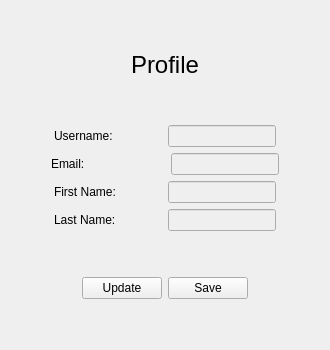
            <widget class="QWidget" name="profile_page">
             <layout class="QVBoxLayout" name="verticalLayout_9">
              <item>
               <layout class="QVBoxLayout" name="verticalLayout_8">
                <item>
                 <spacer name="verticalSpacer_11">
                  <property name="orientation">
                   <enum>Qt::Vertical</enum>
                  </property>
                  <property name="sizeHint" stdset="0">
                   <size>
                    <width>20</width>
                    <height>40</height>
                   </size>
                  </property>
                 </spacer>
                </item>
                <item>
                 <layout class="QHBoxLayout" name="horizontalLayout_23">
                  <item>
                   <spacer name="horizontalSpacer_79">
                    <property name="orientation">
                     <enum>Qt::Horizontal</enum>
                    </property>
                    <property name="sizeHint" stdset="0">
                     <size>
                      <width>40</width>
                      <height>20</height>
                     </size>
                    </property>
                   </spacer>
                  </item>
                  <item>
                   <widget class="QLabel" name="label_5">
                    <property name="font">
                     <font>
                      <pointsize>18</pointsize>
                     </font>
                    </property>
                    <property name="text">
                     <string>Profile</string>
                    </property>
                    <property name="alignment">
                     <set>Qt::AlignCenter</set>
                    </property>
                    <property name="indent">
                     <number>-1</number>
                    </property>
                   </widget>
                  </item>
                  <item>
                   <spacer name="horizontalSpacer_80">
                    <property name="orientation">
                     <enum>Qt::Horizontal</enum>
                    </property>
                    <property name="sizeHint" stdset="0">
                     <size>
                      <width>40</width>
                      <height>20</height>
                     </size>
                    </property>
                   </spacer>
                  </item>
                 </layout>
                </item>
                <item>
                 <spacer name="verticalSpacer_13">
                  <property name="orientation">
                   <enum>Qt::Vertical</enum>
                  </property>
                  <property name="sizeHint" stdset="0">
                   <size>
                    <width>20</width>
                    <height>40</height>
                   </size>
                  </property>
                 </spacer>
                </item>
                <item>
                 <layout class="QHBoxLayout" name="horizontalLayout_19">
                  <item>
                   <spacer name="horizontalSpacer_67">
                    <property name="orientation">
                     <enum>Qt::Horizontal</enum>
                    </property>
                    <property name="sizeHint" stdset="0">
                     <size>
                      <width>40</width>
                      <height>20</height>
                     </size>
                    </property>
                   </spacer>
                  </item>
                  <item>
                   <widget class="QLabel" name="label">
                    <property name="text">
                     <string>Username:  </string>
                    </property>
                   </widget>
                  </item>
                  <item>
                   <spacer name="horizontalSpacer_69">
                    <property name="orientation">
                     <enum>Qt::Horizontal</enum>
                    </property>
                    <property name="sizeHint" stdset="0">
                     <size>
                      <width>40</width>
                      <height>20</height>
                     </size>
                    </property>
                   </spacer>
                  </item>
                  <item>
                   <widget class="QLineEdit" name="input_username_profile">
                    <property name="enabled">
                     <bool>false</bool>
                    </property>
                   </widget>
                  </item>
                  <item>
                   <spacer name="horizontalSpacer_68">
                    <property name="orientation">
                     <enum>Qt::Horizontal</enum>
                    </property>
                    <property name="sizeHint" stdset="0">
                     <size>
                      <width>40</width>
                      <height>20</height>
                     </size>
                    </property>
                   </spacer>
                  </item>
                 </layout>
                </item>
                <item>
                 <layout class="QHBoxLayout" name="horizontalLayout_20">
                  <item>
                   <spacer name="horizontalSpacer_70">
                    <property name="orientation">
                     <enum>Qt::Horizontal</enum>
                    </property>
                    <property name="sizeHint" stdset="0">
                     <size>
                      <width>40</width>
                      <height>20</height>
                     </size>
                    </property>
                   </spacer>
                  </item>
                  <item>
                   <widget class="QLabel" name="label_2">
                    <property name="text">
                     <string>Email:            </string>
                    </property>
                   </widget>
                  </item>
                  <item>
                   <spacer name="horizontalSpacer_71">
                    <property name="orientation">
                     <enum>Qt::Horizontal</enum>
                    </property>
                    <property name="sizeHint" stdset="0">
                     <size>
                      <width>40</width>
                      <height>20</height>
                     </size>
                    </property>
                   </spacer>
                  </item>
                  <item>
                   <widget class="QLineEdit" name="input_email_profile">
                    <property name="enabled">
                     <bool>false</bool>
                    </property>
                   </widget>
                  </item>
                  <item>
                   <spacer name="horizontalSpacer_72">
                    <property name="orientation">
                     <enum>Qt::Horizontal</enum>
                    </property>
                    <property name="sizeHint" stdset="0">
                     <size>
                      <width>40</width>
                      <height>20</height>
                     </size>
                    </property>
                   </spacer>
                  </item>
                 </layout>
                </item>
                <item>
                 <layout class="QHBoxLayout" name="horizontalLayout_21">
                  <item>
                   <spacer name="horizontalSpacer_73">
                    <property name="orientation">
                     <enum>Qt::Horizontal</enum>
                    </property>
                    <property name="sizeHint" stdset="0">
                     <size>
                      <width>40</width>
                      <height>20</height>
                     </size>
                    </property>
                   </spacer>
                  </item>
                  <item>
                   <widget class="QLabel" name="label_3">
                    <property name="text">
                     <string>First Name: </string>
                    </property>
                   </widget>
                  </item>
                  <item>
                   <spacer name="horizontalSpacer_74">
                    <property name="orientation">
                     <enum>Qt::Horizontal</enum>
                    </property>
                    <property name="sizeHint" stdset="0">
                     <size>
                      <width>40</width>
                      <height>20</height>
                     </size>
                    </property>
                   </spacer>
                  </item>
                  <item>
                   <widget class="QLineEdit" name="input_first_name_profile">
                    <property name="enabled">
                     <bool>false</bool>
                    </property>
                   </widget>
                  </item>
                  <item>
                   <spacer name="horizontalSpacer_75">
                    <property name="orientation">
                     <enum>Qt::Horizontal</enum>
                    </property>
                    <property name="sizeHint" stdset="0">
                     <size>
                      <width>40</width>
                      <height>20</height>
                     </size>
                    </property>
                   </spacer>
                  </item>
                 </layout>
                </item>
                <item>
                 <layout class="QHBoxLayout" name="horizontalLayout_22">
                  <item>
                   <spacer name="horizontalSpacer_76">
                    <property name="orientation">
                     <enum>Qt::Horizontal</enum>
                    </property>
                    <property name="sizeHint" stdset="0">
                     <size>
                      <width>40</width>
                      <height>20</height>
                     </size>
                    </property>
                   </spacer>
                  </item>
                  <item>
                   <widget class="QLabel" name="label_4">
                    <property name="text">
                     <string>Last Name: </string>
                    </property>
                   </widget>
                  </item>
                  <item>
                   <spacer name="horizontalSpacer_77">
                    <property name="orientation">
                     <enum>Qt::Horizontal</enum>
                    </property>
                    <property name="sizeHint" stdset="0">
                     <size>
                      <width>40</width>
                      <height>20</height>
                     </size>
                    </property>
                   </spacer>
                  </item>
                  <item>
                   <widget class="QLineEdit" name="input_last_name_profile">
                    <property name="enabled">
                     <bool>false</bool>
                    </property>
                   </widget>
                  </item>
                  <item>
                   <spacer name="horizontalSpacer_78">
                    <property name="orientation">
                     <enum>Qt::Horizontal</enum>
                    </property>
                    <property name="sizeHint" stdset="0">
                     <size>
                      <width>40</width>
                      <height>20</height>
                     </size>
                    </property>
                   </spacer>
                  </item>
                 </layout>
                </item>
                <item>
                 <spacer name="verticalSpacer_12">
                  <property name="orientation">
                   <enum>Qt::Vertical</enum>
                  </property>
                  <property name="sizeHint" stdset="0">
                   <size>
                    <width>20</width>
                    <height>40</height>
                   </size>
                  </property>
                 </spacer>
                </item>
                <item>
                 <layout class="QHBoxLayout" name="horizontalLayout_24">
                  <item>
                   <spacer name="horizontalSpacer_81">
                    <property name="orientation">
                     <enum>Qt::Horizontal</enum>
                    </property>
                    <property name="sizeHint" stdset="0">
                     <size>
                      <width>40</width>
                      <height>20</height>
                     </size>
                    </property>
                   </spacer>
                  </item>
                  <item>
                   <widget class="QPushButton" name="updateProfileButton">
                    <property name="text">
                     <string>Update</string>
                    </property>
                   </widget>
                  </item>
                  <item>
                   <widget class="QPushButton" name="saveButton">
                    <property name="enabled">
                     <bool>true</bool>
                    </property>
                    <property name="text">
                     <string>Save</string>
                    </property>
                   </widget>
                  </item>
                  <item>
                   <spacer name="horizontalSpacer_82">
                    <property name="orientation">
                     <enum>Qt::Horizontal</enum>
                    </property>
                    <property name="sizeHint" stdset="0">
                     <size>
                      <width>40</width>
                      <height>20</height>
                     </size>
                    </property>
                   </spacer>
                  </item>
                 </layout>
                </item>
                <item>
                 <spacer name="verticalSpacer_10">
                  <property name="orientation">
                   <enum>Qt::Vertical</enum>
                  </property>
                  <property name="sizeHint" stdset="0">
                   <size>
                    <width>20</width>
                    <height>40</height>
                   </size>
                  </property>
                 </spacer>
                </item>
               </layout>
              </item>
             </layout>
            </widget>
